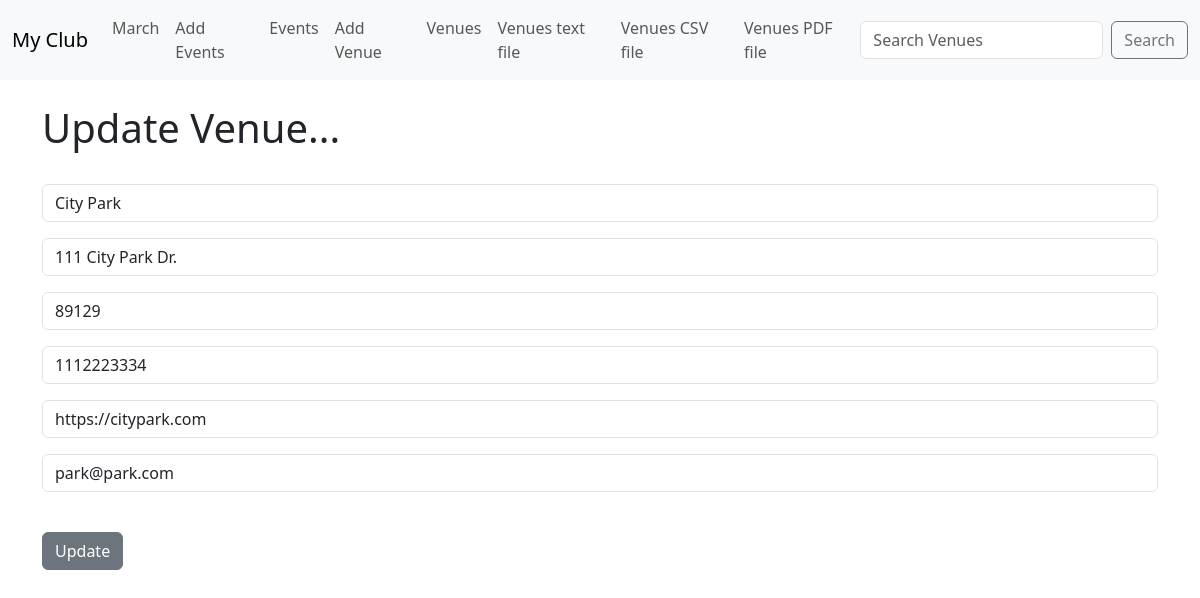
Screenshot of /update_venue/1 with the database file from the repository.
### events/models.py (models this page shows, shortened)
class Venue(models.Model):
    name = models.CharField("Venue Name", max_length=120)
    address = models.CharField("Venue Address", max_length=300)
    zip_code = models.CharField('Zip Code', max_length=15)
    phone = models.CharField('Contact Phone', max_length=25, blank=True)
    web = models.URLField('Website Address', blank=True)
    email_address = models.EmailField('Email Address', blank=True)

### events/views.py (the view)
# urls.py: path('update_venue/<venue_id>', views.update_venue, name='update-venue'),
def update_venue(request, venue_id):
    venue = Venue.objects.get(pk=venue_id)
    form = VenueForm(request.POST or None, instance=venue)
    if form.is_valid():
        form.save()
        return redirect('list-venues')
    return render(request, 'events/update_venue.html',
                  {'venue':venue,
                   'form':form
                   })

### events/forms.py
class VenueForm(ModelForm):
    class Meta:
        model = Venue
        fields = ('name', 'address', 'zip_code', 'phone', 'web', 'email_address',)
        labels = {
            'name': '',
            'address': '',
            'zip_code': '',
            'phone': '',
            'web': '',
            'email_address': '',
        }
        widgets = {
            'name': forms.TextInput(attrs={'class':'form-control', 'placeholder':'Venue Name'}),
            'address': forms.TextInput(attrs={'class':'form-control', 'placeholder':'Address'}),
            'zip_code': forms.TextInput(attrs={'class':'form-control', 'placeholder':'Zip Code'}),
            'phone': forms.TextInput(attrs={'class':'form-control', 'placeholder':'Phone Number'}),
            'web': forms.TextInput(attrs={'class':'form-control', 'placeholder':'Web Address'}),
            'email_address': forms.EmailInput(attrs={'class':'form-control', 'placeholder':'Email'}),
        }

### events/templates/events/update_venue.html (shortened to what this page needs)
{% extends "events/base.html" %}
{% block content %}
    <h1>Update Venue...</h1>
    <br/>
    <form action="" method=POST>
        {{form.as_p}}
        <br/>
        <input type="submit" value="Update" class="btn btn-secondary">
{% endblock  %}

### rows the page displays
Venue: name "City Park", address "111 City Park Dr.", zip_code "89129", phone "1112223334", web "https://citypark.com", email_address "park@park.com"
